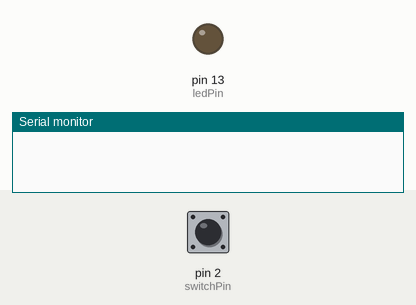
Recording of a sketch running on a simulated Arduino Uno, built with avr-gcc and run on an emulated ATmega328P. Shown: output pins drawn as LEDs (lit = HIGH), the last lines printed to the serial monitor. The inputs (shaded band) are chosen by the test bench; at power-on: pin 2 (switchPin) LOW.

Above: at 1.2 s.
1.3 s: pin 2 (switchPin) pulled HIGH for 0.15 s
At 2.6 s:
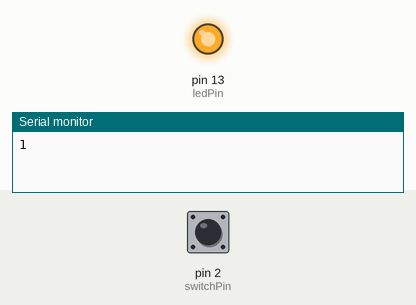
2.9 s: pin 2 (switchPin) pulled HIGH for 1 s
At 5.1 s:
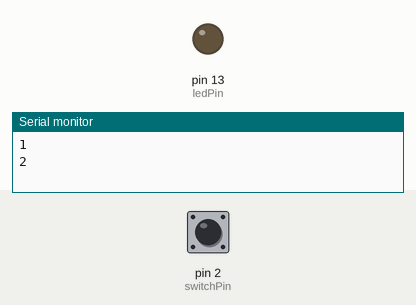
5.4 s: pin 2 (switchPin) pulled HIGH for 3.2 s
At 10.0 s:
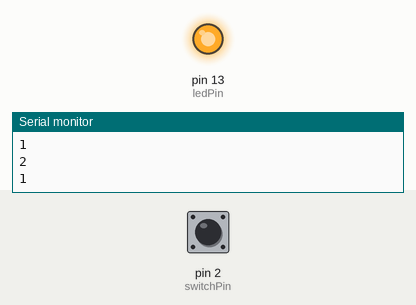
Timing chart, 0 to 11.5 s (numbered marks = the images above; inputs shaded):
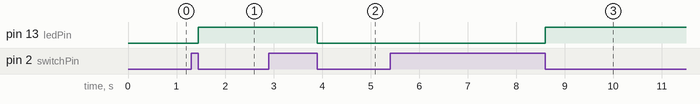

Measured:
- after the input at 1.3 s, pin 13 (ledPin): LOW → HIGH after 0.15 s
- after the input at 2.9 s, pin 13 (ledPin): HIGH → LOW after 1.0 s
- after the input at 5.4 s, pin 13 (ledPin): LOW → HIGH after 3.2 s

The sketch:

buttonpressCounter.ino
```cpp
int ledPin = 13;
int switchPin = 2;
int switchRead = 0;
int counter = 0;

boolean pressing = false;
void setup() {
  // put your setup code here, to run once:
  pinMode(ledPin, OUTPUT);
  pinMode(switchPin, INPUT);
  Serial.begin(9600);
}

void loop() {

  switchRead = digitalRead(switchPin);
  //Serial.println(switchRead);

  if(switchRead == 1){
    pressing = true;
  }

  if(switchRead == 0 && pressing == true){
    pressing = false;
    //do something
    //counter = counter + 1;
    counter++;
    Serial.println(counter);
  }

  if(counter > 1){
    counter = 0;
  }
  if (counter == 1) {
    digitalWrite(ledPin, HIGH);
  }
  if(counter == 0){
      digitalWrite(ledPin, LOW);
    }

}
```
